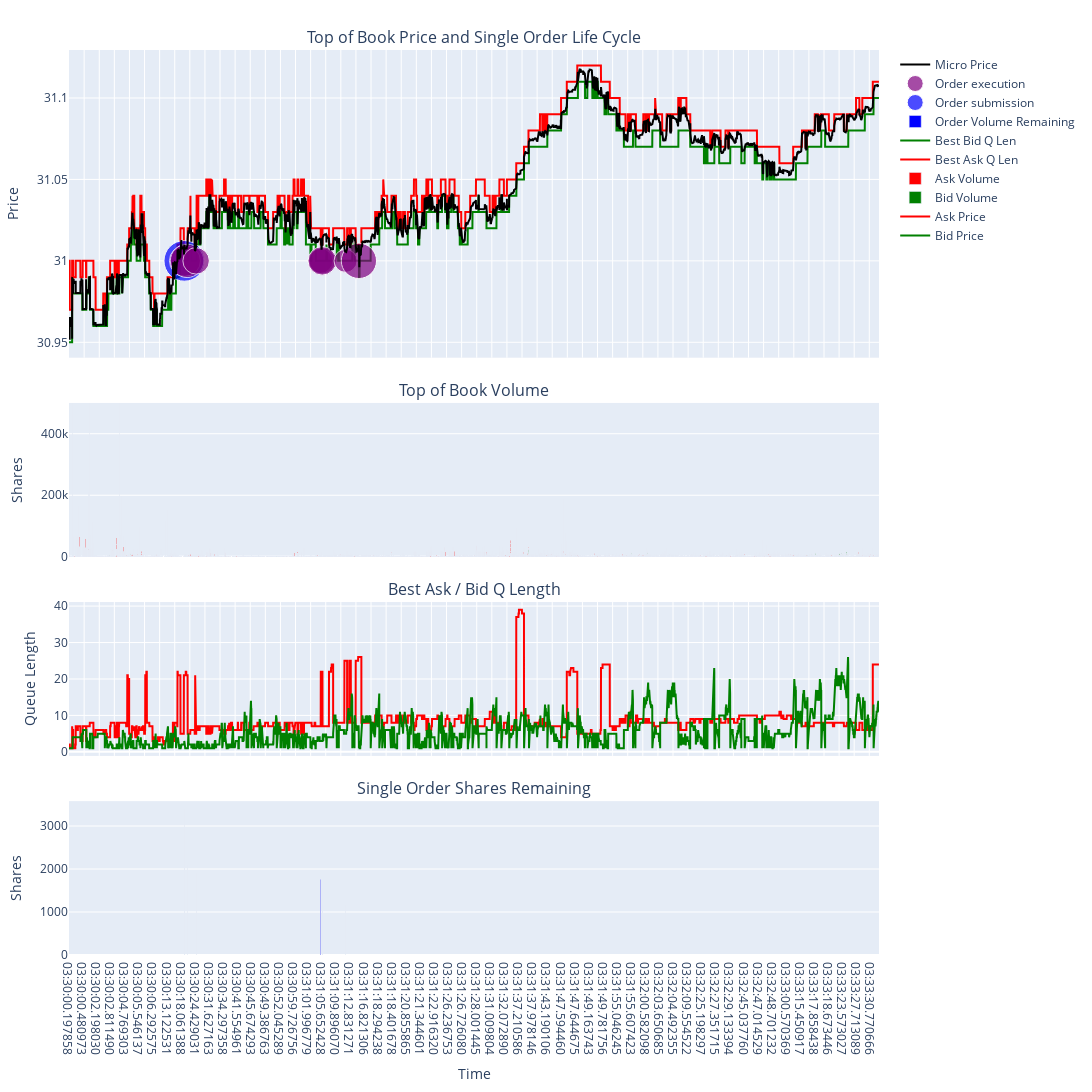

Notebook code cell kept with this figure:
### Code cell
bid_trace = go.Scatter(x=output.Time, y=output.Bid_1, mode='lines',
                       line=dict(color='green'),
                       name='Bid Price')
ask_trace = go.Scatter(x=output.Time, y=output.Ask_1, mode='lines',
                       line=dict(color='red'),
                       name='Ask Price')
micro_trace = go.Scatter(x=output.Time, y=output.Micro_Price, mode='lines',
                       line=dict(color='black'),
                       name='Micro Price')
bid_vol_trace = go.Bar(x=output.Time, y=output.Bid_1_Vol,
                       marker=dict(color='green'),
                       name='Bid Volume')
ask_vol_trace = go.Bar(x=output.Time, y=output.Ask_1_Vol,
                       marker=dict(color='red'),
                       name='Ask Volume')
ask_q_trace = go.Scatter(x=ask_q.Time, y=ask_q.l1, mode='lines',
                         line=dict(color='red'),
                         name='Best Ask Q Len')
bid_q_trace = go.Scatter(x=bid_q.Time, y=bid_q.l1, mode='lines',
                         line=dict(color='green'),
                         name='Best Bid Q Len')
order_vol_trace = go.Bar(x=order_life.Time, y=order_life.Share_Life,
                       marker=dict(color='blue'),
                       name='Order Volume Remaining')
order_trace_sub = go.Scatter(x=order_life_sub.Time, y=order_life_sub.Price, mode='markers',
                         marker=dict(color='blue', size=np.log(order_life_sub.Shares)*5),
                         name='Order submission',
                         text='Price: '+order_life_sub.Price.astype(str)+'<br>'+'Shares: '+order_life_sub.Shares.astype(str))
order_trace_can = go.Scatter(x=order_life_can.Time, y=order_life_can.Price, mode='markers',
                         marker=dict(color='orange', size=np.log(order_life_can.Shares)*5),
                         name='Order cancelation',
                         text='Price: '+order_life_can.Price.astype(str)+'<br>'+'Shares: '+order_life_can.Shares.astype(str))
order_trace_del = go.Scatter(x=order_life_del.Time, y=order_life_del.Price, mode='markers',
                         marker=dict(color='black', size=np.log(order_life_del.Shares)*5),
                         name='Order deletion',
                         text='Price: '+order_life_del.Price.astype(str)+'<br>'+'Shares: '+order_life_del.Shares.astype(str))
order_trace_ex = go.Scatter(x=order_life_ex.Time, y=order_life_ex.Price, mode='markers',
                         marker=dict(color='purple', size=np.log(order_life_ex.Shares)*5),
                         name='Order execution',
                         text='Price: '+order_life_ex.Price.astype(str)+'<br>'+'Shares: '+order_life_ex.Shares.astype(str))

lens = [bid_trace, 
        ask_trace, 
        bid_vol_trace, 
        ask_vol_trace, 
        ask_q_trace,
        bid_q_trace, 
        order_vol_trace, 
        order_trace_sub,
        order_trace_can, 
        order_trace_del, 
        order_trace_ex,
        micro_trace]

fig = go.Figure(data=lens).set_subplots(4,1, subplot_titles=['Top of Book Price and Single Order Life Cycle', 'Top of Book Volume', 'Best Ask / Bid Q Length', 'Single Order Shares Remaining'],vertical_spacing=0.05, row_heights=[0.4, 0.2, 0.2, 0.2], shared_xaxes=True)
fig.data[2].xaxis = "x2"
fig.data[2].yaxis = "y2"
fig.data[3].xaxis = "x2"
fig.data[3].yaxis = "y2"
fig.data[4].xaxis = "x3"
fig.data[4].yaxis = "y3"
fig.data[5].xaxis = "x3"
fig.data[5].yaxis = "y3"
fig.data[6].xaxis = "x4"
fig.data[6].yaxis = "y4"

fig.update_layout(yaxis_title='Price')
fig.update_layout(yaxis2_title='Shares', yaxis2_range=[0,500_000])
fig.update_layout(yaxis3_title='Queue Length')
fig.update_layout(yaxis4_title='Shares', xaxis4_title='Time')
fig.update_layout(width=1440, height=1200, margin=dict(l=50, r=50, b=75, t=50))
fig.update_layout(barmode='stack')
#fig.show()

### Figure 1 — Plotly figure (JSON) as saved in the notebook; plotly's stock layout.template omitted (floating-point values rounded to 4 significant figures; data arrays with more than 128 entries replaced by an {"elided": "..."} marker saying what was removed)
{"data": [{"line": {"color": "green"}, "mode": "lines", "name": "Bid Price", "type": "scatter", "x": {"elided": "9900 str values"}, "y": {"elided": "9900 float values"}}, {"line": {"color": "red"}, "mode": "lines", "name": "Ask Price", "type": "scatter", "x": {"elided": "9900 str values"}, "y": {"elided": "9900 float values"}}, {"marker": {"color": "green"}, "name": "Bid Volume", "type": "bar", "x": {"elided": "9900 str values"}, "xaxis": "x2", "y": {"elided": "9900 int values"}, "yaxis": "y2"}, {"marker": {"color": "red"}, "name": "Ask Volume", "type": "bar", "x": {"elided": "9900 str values"}, "xaxis": "x2", "y": {"elided": "9900 int values"}, "yaxis": "y2"}, {"line": {"color": "red"}, "mode": "lines", "name": "Best Ask Q Len", "type": "scatter", "x": {"elided": "9900 str values"}, "xaxis": "x3", "y": {"elided": "9900 int values"}, "yaxis": "y3"}, {"line": {"color": "green"}, "mode": "lines", "name": "Best Bid Q Len", "type": "scatter", "x": {"elided": "9900 str values"}, "xaxis": "x3", "y": {"elided": "9900 int values"}, "yaxis": "y3"}, {"marker": {"color": "blue"}, "name": "Order Volume Remaining", "type": "bar", "x": ["03:30:18.105278", "03:30:19.353072", "03:30:21.276276", "03:30:25.274548", "03:31:03.816079", "03:31:04.339811", "03:31:04.984306", "03:31:10.962947", "03:31:15.046305"], "xaxis": "x4", "y": [3400, 2900, 2100, 1900, 1757, 1557, 1257, 1157, 0], "yaxis": "y4"}, {"marker": {"color": "blue", "size": [40.66]}, "mode": "markers", "name": "Order submission", "text": ["Price: 31.0<br>Shares: 3400.0"], "type": "scatter", "x": ["03:30:18.105278"], "y": [31]}, {"marker": {"color": "orange", "size": []}, "mode": "markers", "name": "Order cancelation", "text": [], "type": "scatter", "x": [], "y": []}, {"marker": {"color": "black", "size": []}, "mode": "markers", "name": "Order deletion", "text": [], "type": "scatter", "x": [], "y": []}, {"marker": {"color": "purple", "size": [31.07, 33.42, 26.49, 24.81, 26.49, 28.52, 23.03, 35.27]}, "mode": "markers", "name": "Order execution", "text": ["Price: 31.0<br>Shares: 500.0", "Price: 31.0<br>Shares: 800.0", "Price: 31.0<br>Shares: 200.0", "Price: 31.0<br>Shares: 143.0", "Price: 31.0<br>Shares: 200.0", "Price: 31.0<br>Shares: 300.0", "Price: 31.0<br>Shares: 100.0", "Price: 31.0<br>Shares: 1157.0"], "type": "scatter", "x": ["03:30:19.353072", "03:30:21.276276", "03:30:25.274548", "03:31:03.816079", "03:31:04.339811", "03:31:04.984306", "03:31:10.962947", "03:31:15.046305"], "y": [31, 31, 31, 31, 31, 31, 31, 31]}, {"line": {"color": "black"}, "mode": "lines", "name": "Micro Price", "type": "scatter", "x": {"elided": "9900 str values"}, "y": {"elided": "9900 float values"}}], "layout": {"annotations": [{"font": {"size": 16}, "showarrow": false, "text": "Top of Book Price and Single Order Life Cycle", "x": 0.5, "xanchor": "center", "xref": "paper", "y": 1, "yanchor": "bottom", "yref": "paper"}, {"font": {"size": 16}, "showarrow": false, "text": "Top of Book Volume", "x": 0.5, "xanchor": "center", "xref": "paper", "y": 0.61, "yanchor": "bottom", "yref": "paper"}, {"font": {"size": 16}, "showarrow": false, "text": "Best Ask / Bid Q Length", "x": 0.5, "xanchor": "center", "xref": "paper", "y": 0.39, "yanchor": "bottom", "yref": "paper"}, {"font": {"size": 16}, "showarrow": false, "text": "Single Order Shares Remaining", "x": 0.5, "xanchor": "center", "xref": "paper", "y": 0.17, "yanchor": "bottom", "yref": "paper"}], "barmode": "stack", "height": 1200, "margin": {"b": 75, "l": 50, "r": 50, "t": 50}, "width": 1440, "xaxis": {"anchor": "y", "domain": [0, 1], "matches": "x4", "showticklabels": false}, "xaxis2": {"anchor": "y2", "domain": [0, 1], "matches": "x4", "showticklabels": false}, "xaxis3": {"anchor": "y3", "domain": [0, 1], "matches": "x4", "showticklabels": false}, "xaxis4": {"anchor": "y4", "domain": [0, 1], "title": {"text": "Time"}}, "yaxis": {"anchor": "x", "domain": [0.66, 1], "title": {"text": "Price"}}, "yaxis2": {"anchor": "x2", "domain": [0.44, 0.61], "range": [0, 500000], "title": {"text": "Shares"}}, "yaxis3": {"anchor": "x3", "domain": [0.22, 0.39], "title": {"text": "Queue Length"}}, "yaxis4": {"anchor": "x4", "domain": [0, 0.17], "title": {"text": "Shares"}}}}
